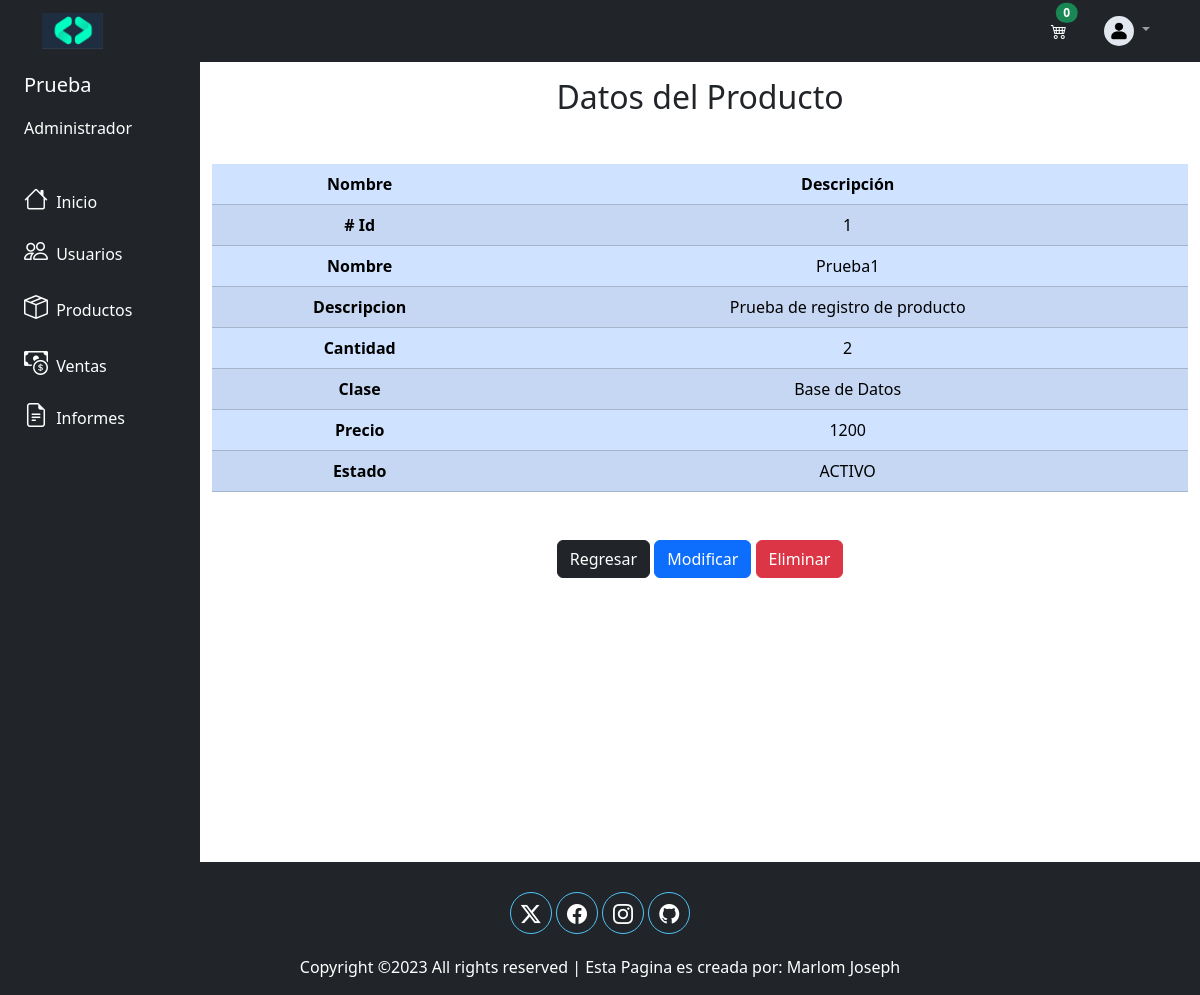
The app's page /view/productos/datosProducto.php?id=1 (signed in) with its own data.
### tables this page shows
CREATE TABLE `productos` (
  `id` int(11) NOT NULL,
  `nombre` varchar(150) DEFAULT NULL,
  `descripcion` varchar(250) DEFAULT NULL,
  `cantidad` int(11) DEFAULT NULL,
  `clase` int(11) DEFAULT NULL,
  `precio` float DEFAULT NULL,
  `estado` varchar(10) DEFAULT NULL,
  `fecha_creacion` date DEFAULT NULL,
  `id_usuario` int(11) DEFAULT NULL,
  `imagen` varchar(120) DEFAULT ''
);

CREATE TABLE `clase_producto` (
  `id` int(11) NOT NULL,
  `nombre` varchar(150) DEFAULT NULL,
  `descripcion` varchar(250) DEFAULT NULL
);

### config/db.php (called while the page is built)
<?php
class db {
    private $host = "localhost";
    private $dbname = "crm_db";
    private $user = "root";
    private $password = "";
    public function conexion() {
        try {
            $PDO = new PDO("mysql:host=".$this->host.";port=3306;dbname=".$this->dbname,$this->user,$this->password);
            return $PDO;
        } catch (PDOException $e) {
            echo "<script>alert('Error conectando la base de datos')</script>";
            return $e->getMessage();
        }
    }
}

### controlador/productoController.php (called while the page is built, shortened)
<?php
class productoController
{
    private $model;
    public function __construct()
    {
        require_once('C:\xampp\htdocs\www\PHP_MySQL\modelo\productoModel.php');
        $this->model = new productoModel();
    }
    public function datosProductos($id)
    {
        return ($this->model->datosProductos($id) !== false) ? $this->model->datosProductos($id) : false;
    }
}

### modelo/productoModel.php (called while the page is built, shortened)
<?php
class productoModel
{
    private $PDO;
    public function __construct()
    {
        require_once('C:\xampp\htdocs\www\PHP_MySQL\config\db.php');
        $con = new db();
        $this->PDO = $con->conexion();
    }
    public function datosProductos($id)
    {
        $sql = $this->PDO->prepare(" SELECT p.*, cp.nombre as clase_p FROM productos p, clase_producto cp
                                    WHERE p.id = :id AND p.clase = cp.id ");
        $sql->bindParam(":id", $id);
        return ($sql->execute()) ? $sql->fetchObject() : false;
    }
}

### view/productos/datosProducto.php (the view, shortened to what this page needs)
<?php
require_once('C:\xampp\htdocs\www\PHP_MySQL\view\head\navbar.php');
require_once('C:\xampp\htdocs\www\PHP_MySQL\controlador\productoController.php');
$respuesta = new productoController();
$producto = $respuesta->datosProductos($_GET['id']);
?>
<div class="container-fluid text-center">
    <div class="row flex-nowrap">
        <?php require_once('C:\xampp\htdocs\www\PHP_MySQL\view\head\menulateral.php') ?>
        <div class="col py-3">
            <h2>Datos del Producto</h2>
            <?php if(empty($producto)){ ?>
                <div class="alert alert-danger my-5">No se encontro producto</div>
            <?php }else{ ?>
            <table class="table table-primary table-striped my-5">
                <thead>
                    <tr>
                        <th scope="col">Nombre</th>
                        <th scope="col">Descripción</th>
                    </tr>
                </thead>
                <tbody>
                    <tr>
                        <th scope="row"># Id</th>
                        <td><?php echo $producto->id ?></td>
                    </tr>
                    <tr>
                        <th scope="row">Nombre</th>
                        <td><?php echo $producto->nombre ?></td>
                    </tr>
                    <tr>
                        <th scope="row">Descripcion</th>
                        <td colspan="2"><?php echo $producto->descripcion ?></td>
                    </tr>
                    <tr>
                        <th scope="row">Cantidad</th>
                        <td colspan="2"><?php echo $producto->cantidad ?></td>
                    </tr>
                    <tr>
                        <th scope="row">Clase</th>
                        <td colspan="2"><?php echo $producto->clase_p ?></td>
                    </tr>
                    <tr>
                        <th scope="row">Precio</th>
                        <td colspan="2"><?php echo $producto->precio ?></td>
                    </tr>
                    <tr>
                        <th scope="row">Estado</th>
                        <td colspan="2"><?php echo $producto->estado ?></td>
                    </tr>
                </tbody>
            </table>
            <a href="./productos.php" class="btn btn-dark">Regresar</a>
            <a href="./actualizarProducto.php?id=<?php echo $producto->id ?>"" class="btn btn-primary">Modificar</a>
            <a href="" class="btn btn-danger" data-bs-toggle="modal" data-bs-target="#exampleModal">Eliminar</a>
            <?php } ?>
        </div>
    </div>
</div>
<?php
require_once('C:\xampp\htdocs\www\PHP_MySQL\view\head\footer.php')
?>

### records on screen
productos: id "1", nombre "Prueba1", descripcion "Prueba de registro de producto", cantidad "2", clase_producto.nombre "Base de Datos", precio "1200", estado "ACTIVO"

### other values on screen
$cantidad "0"
$_SESSION['nombre'] "Prueba"
$_SESSION['tipo_usuario'] "Administrador"
